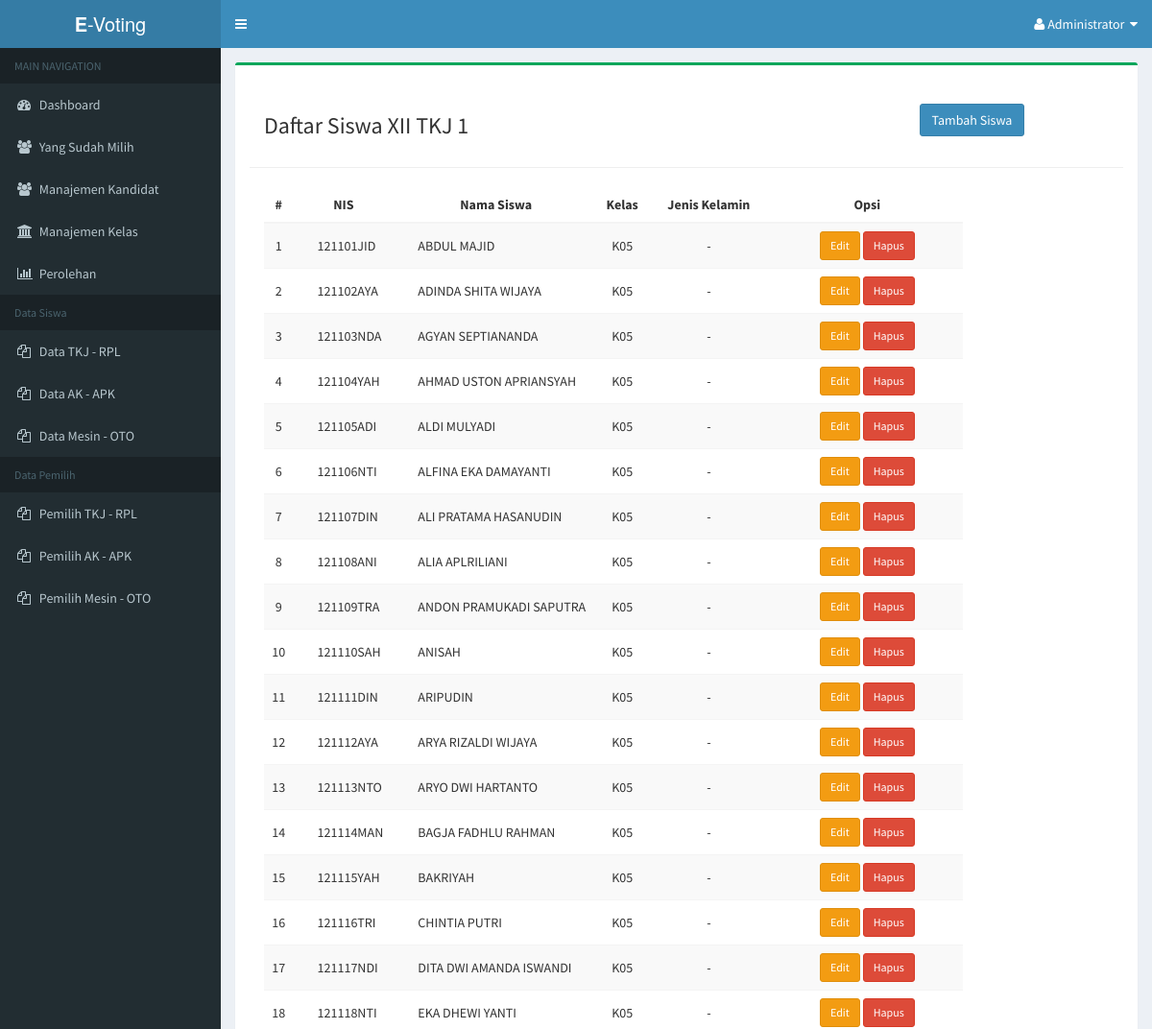
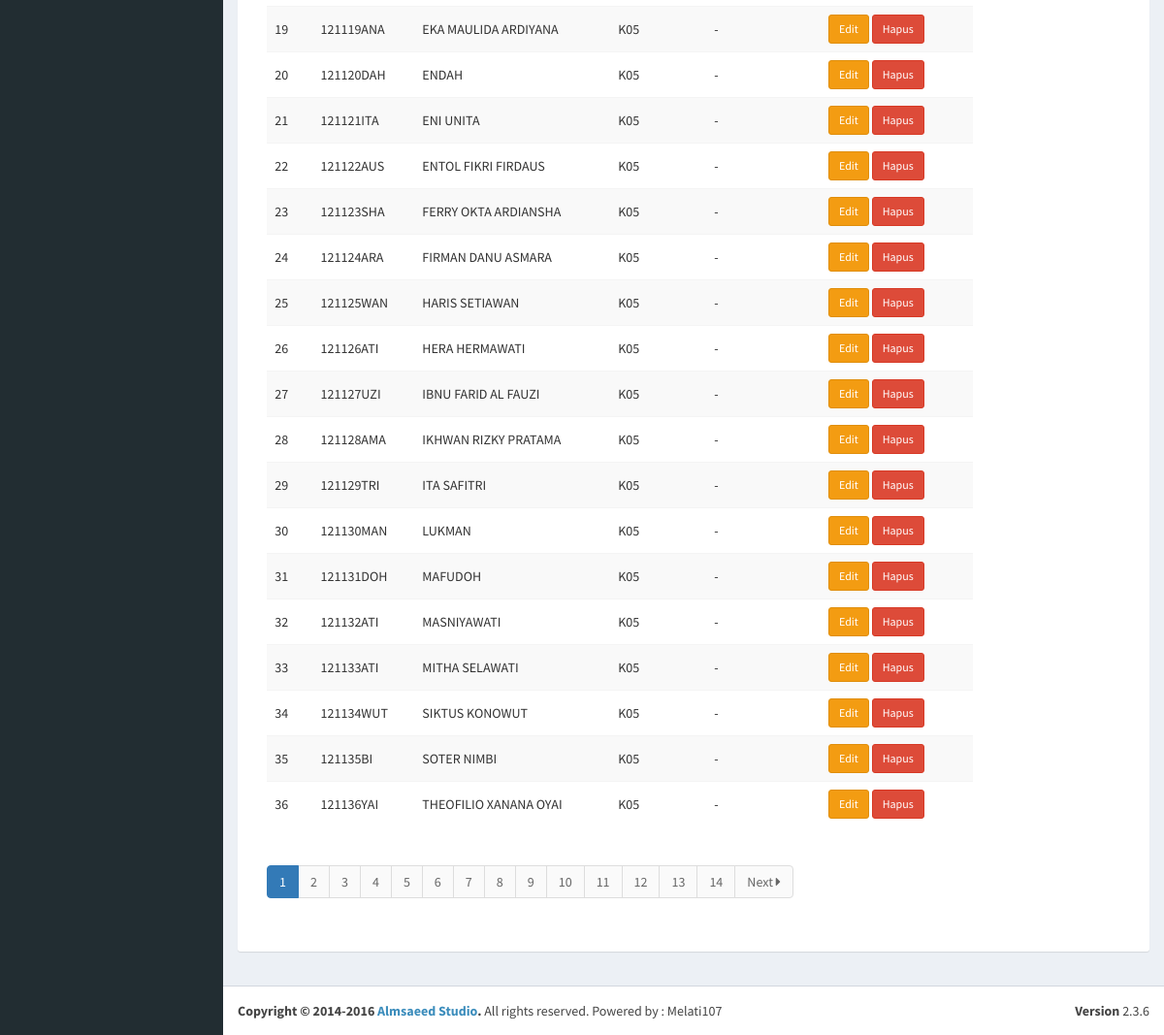
The app's page /admin/dashboard.php?page=XII-TKJ-1 (signed in) with its own data (2 pictures, top to bottom).
### tables this page shows
CREATE TABLE IF NOT EXISTS `t_user` (
  `id_user` varchar(10) NOT NULL,
  `fullname` varchar(50) NOT NULL,
  `id_kelas` varchar(3) NOT NULL,
  `jk` enum('L','P') NOT NULL,
  `pemilih` enum('Y','N') NOT NULL DEFAULT 'Y'
);

### admin/siswa-kelas/XII-TKJ-1.php (the view, shortened to what this page needs)
<div class="row">
   <div class="col-md-9 col-sm-9">
      <h3>Daftar Siswa XII TKJ 1</h3>
   </div>
   <div class="col-md-3 col-sm-3" style="padding-top:10px;">
      <a class="btn btn-primary" href="?page=user&action=tambah">Tambah Siswa</a>
   </div>
   <hr />
   <div class="col-md-10 col-sm-12">
      <table class="table table-striped table-hover">
            <thead>
                  <tr>
                  <th style="text-align:center;">#</th>
                  <th style="text-align:center;">NIS</th>
                  <th style="text-align:center;">Nama Siswa</th>
                  <th style="text-align:center">Kelas</th>
                  <th width="130px" style="text-align:center;">Jenis Kelamin</th>
                  <th width="200px" style="text-align:center;">Opsi</th>
                  </tr>
            </thead>
            <tbody>
                  <?php
                  require('../include/connection.php');
                  if (isset($_GET['hlm'])) {
                              $hlm = $_GET['hlm'];
                              $no  = (100*$hlm) - 99;
                        } else {
                              $hlm = 1;
                              $no  = 1;
                        }
                  $sql = mysqli_query($con, "SELECT * FROM t_user  WHERE id_kelas='K05' ORDER BY fullname ASC ");
                  if (mysqli_num_rows($sql) > 0) {
                  while($data = mysqli_fetch_array($sql)) {
                        ?>
                        <tr>
                        <td style="text-align:center;vertical-align:middle;">
                              <?php echo $no++; ?>
                        </td>
                        <td style="padding-left:25px;vertical-align:middle;">
                              <?php echo $data['id_user']; ?>
                        </td>
                        <td style="padding-left:25px;vertical-align:middle;">
                              <?php echo $data['fullname']; ?>
                        </td>
                        <td style="text-align:center;vertical-align:middle;">
                              <?php echo $data['id_kelas']; ?>
                        </td>
                        <td style="text-align:center;vertical-align:middle;">
                            -
                        </td>
                        <td style="text-align:center;vertical-align:middle;">
                              <a href="?page=user&action=edit&id=<?php echo $data['id_user']; ?>" class="btn btn-warning btn-sm">
                              Edit
                              </a>
                              <a href="?page=user&action=hapus&id=<?php echo $data['id_user']; ?>" onclick="return confirm('Yakin ingin menghapus user ini ?');" class="btn btn-danger btn-sm">
                              Hapus
                              </a>
                        </td>
                        </tr>
                        <?php
                  }
                  } else {
                  echo "<tr>
                              <td colspan='5' style='text-align:center;'><h4>Belum ada data</h4></td>
                        </tr>";
                  }
                  ?>
            </tbody>
      </table>
      <?php
      echo '<ul class="pagination">';
      ?>
      <?php
         $hitung = mysqli_num_rows(mysqli_query($con, "SELECT * FROM t_user"));
         $total  = ceil($hitung / 100);
         for ($i = 1; $i <= $total ; $i++) {
      ?>
            <li <?php if ($hlm != $i) { echo 'class="waves-effect"'; } else { echo 'class="active"'; } ?>>
               <a href="?page=user&hlm=<?php  echo $i; ?>">
                  <?php  echo $i; ?>
               </a>
            </li>
         <?php
         }
         if ($hlm < $total) {
            $next = $hlm + 1;
         ?>
            <li class="waves-effect">
               <a href="?page=user&hlm=<?php  echo $next; ?>">
                  Next <i class='fa fa-caret-right'></i>
               </a>
            </li>
         <?php
         }
      echo '</ul>';
      ?>
      </div>
</div>

### records on screen
t_user: id_user "121101JID", fullname "ABDUL MAJID", id_kelas "K05"
t_user: id_user "121102AYA", fullname "ADINDA SHITA WIJAYA", id_kelas "K05"
t_user: id_user "121103NDA", fullname "AGYAN SEPTIANANDA", id_kelas "K05"
t_user: id_user "121104YAH", fullname "AHMAD USTON APRIANSYAH", id_kelas "K05"
t_user: id_user "121105ADI", fullname "ALDI MULYADI", id_kelas "K05"
t_user: id_user "121106NTI", fullname "ALFINA EKA DAMAYANTI", id_kelas "K05"
t_user: id_user "121107DIN", fullname "ALI PRATAMA HASANUDIN", id_kelas "K05"
t_user: id_user "121108ANI", fullname "ALIA APLRILIANI", id_kelas "K05"
t_user: id_user "121109TRA", fullname "ANDON PRAMUKADI SAPUTRA", id_kelas "K05"
t_user: id_user "121110SAH", fullname "ANISAH", id_kelas "K05"
t_user: id_user "121111DIN", fullname "ARIPUDIN", id_kelas "K05"
t_user: id_user "121112AYA", fullname "ARYA RIZALDI WIJAYA", id_kelas "K05"
t_user: id_user "121113NTO", fullname "ARYO DWI HARTANTO", id_kelas "K05"
t_user: id_user "121114MAN", fullname "BAGJA FADHLU RAHMAN", id_kelas "K05"
t_user: id_user "121115YAH", fullname "BAKRIYAH", id_kelas "K05"
t_user: id_user "121116TRI", fullname "CHINTIA PUTRI", id_kelas "K05"
t_user: id_user "121117NDI", fullname "DITA DWI AMANDA ISWANDI", id_kelas "K05"
t_user: id_user "121118NTI", fullname "EKA DHEWI YANTI", id_kelas "K05"
t_user: id_user "121119ANA", fullname "EKA MAULIDA ARDIYANA", id_kelas "K05"
t_user: id_user "121120DAH", fullname "ENDAH", id_kelas "K05"
t_user: id_user "121121ITA", fullname "ENI UNITA", id_kelas "K05"
t_user: id_user "121122AUS", fullname "ENTOL FIKRI FIRDAUS", id_kelas "K05"
t_user: id_user "121123SHA", fullname "FERRY OKTA ARDIANSHA", id_kelas "K05"
t_user: id_user "121124ARA", fullname "FIRMAN DANU ASMARA", id_kelas "K05"
t_user: id_user "121125WAN", fullname "HARIS SETIAWAN", id_kelas "K05"
t_user: id_user "121126ATI", fullname "HERA HERMAWATI", id_kelas "K05"
t_user: id_user "121127UZI", fullname "IBNU FARID AL FAUZI", id_kelas "K05"
t_user: id_user "121128AMA", fullname "IKHWAN RIZKY PRATAMA", id_kelas "K05"
t_user: id_user "121129TRI", fullname "ITA SAFITRI", id_kelas "K05"
t_user: id_user "121130MAN", fullname "LUKMAN", id_kelas "K05"
t_user: id_user "121131DOH", fullname "MAFUDOH", id_kelas "K05"
t_user: id_user "121132ATI", fullname "MASNIYAWATI", id_kelas "K05"
t_user: id_user "121133ATI", fullname "MITHA SELAWATI", id_kelas "K05"
t_user: id_user "121134WUT", fullname "SIKTUS KONOWUT", id_kelas "K05"
t_user: id_user "121135BI", fullname "SOTER NIMBI", id_kelas "K05"
t_user: id_user "121136YAI", fullname "THEOFILIO XANANA OYAI", id_kelas "K05"
